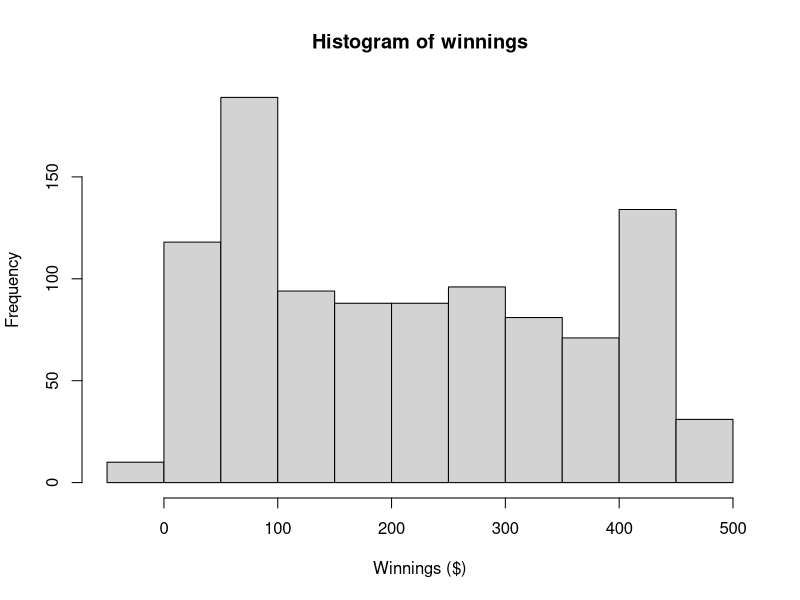

Reproduce this figure in R.
## ---- chunk 1
knitr::opts_chunk$set(echo=TRUE)
## ---- chunk 2
days = 1:365
classSample= sample(days,35,replace=TRUE)
if (length(unique(classSample))==35){
  print('I Lose')
}else{print('I win')}

## ---- chunk 3
bank=0
students=35
repeatn= 1000
winnings=numeric()
for ( j in 1:repeatn)
  {classSample = sample(days,students,replace=TRUE)
  if (length(unique(classSample))==students)
  {bank = bank-2}
  else{bank=bank+1}
  winnings[j]=bank
  }
hist(winnings,xlab="Winnings ($)")
print(paste( 'Average Winnings =',mean(winnings)))
